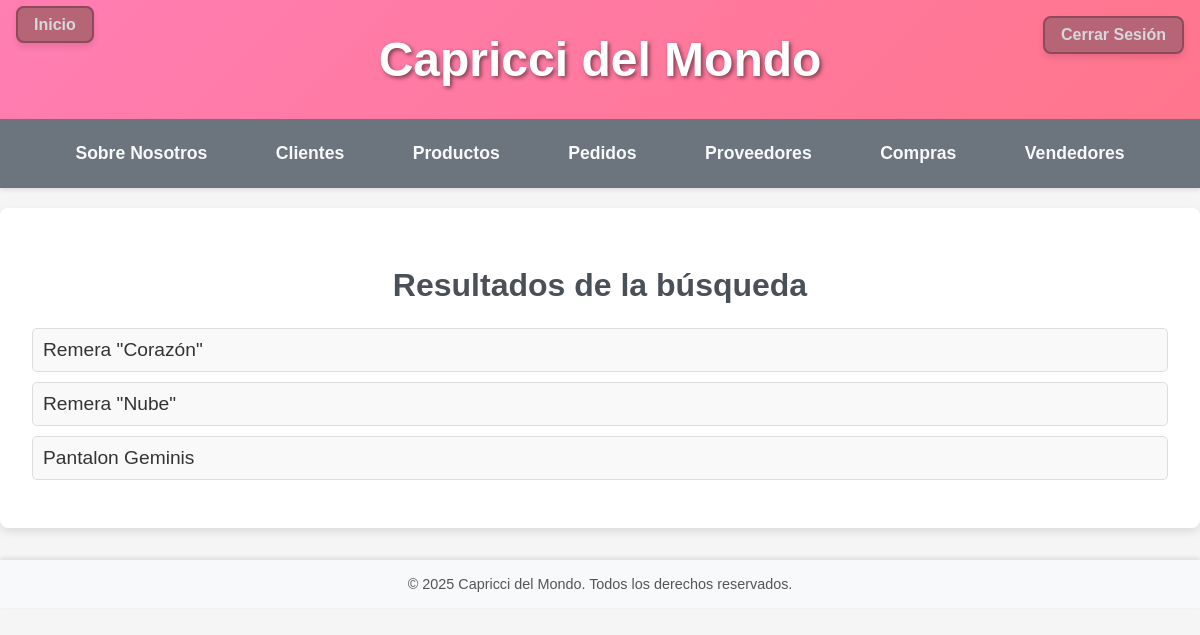
The app's page /buscar/ (signed in) with its own data.
### interno/models.py (models this page shows, shortened)
class Producto(models.Model):
    nombre = models.CharField(max_length=100)
    descripcion = models.TextField()
    precio = models.DecimalField(max_digits=10, decimal_places=2)
    stock = models.IntegerField()
    proveedor = models.ForeignKey('Proveedor', on_delete=models.CASCADE, null=True, blank=True)

### externo/views.py (the view)
# urls.py: path('buscar/', buscar, name='buscar'),
def buscar(request):
    query = request.GET.get('q', '')
    resultados = Producto.objects.filter(nombre__icontains=query)
    return render(request, 'externo/resultados_busqueda.html', {'resultados': resultados, 'query': query})

### externo/templates/externo/resultados_busqueda.html (shortened to what this page needs)
{% extends 'externo/base.html' %}
{% block contenido %}
<div class="container">
    <h2>Resultados de la búsqueda</h2>
    {% if resultados %}
        <ul>
            {% for resultado in resultados %}
                <li>{{ resultado.nombre }}</li>
            {% endfor %}
        </ul>
    {% else %}
        <p>No se encontraron resultados para tu búsqueda.</p>
    {% endif %}
</div>
{% endblock %}

### externo/templates/externo/base.html (style rules this page uses)
body { font-family: 'Poppins', sans-serif; background-color: #f5f5f5; color: #333; margin: 0; padding: 0; }
.container { max-width: 1200px; margin: 2rem auto; padding: 2rem; background-color: #fff; border-radius: 8px; box-shadow: 0 4px 8px rgba(0, 0, 0, 0.1); }
.container h2 { font-size: 2rem; margin-bottom: 1.5rem; color: #495057; text-align: center; }

### externo/templates/externo/resultados_busqueda.html (style rules this page uses)
.container { margin-top: 20px; }
h2 { color: #333; font-size: 1.8rem; margin-bottom: 15px; }
ul { list-style-type: none; padding: 0; }
ul li { background-color: #f9f9f9; border: 1px solid #ddd; border-radius: 5px; padding: 10px; margin-bottom: 10px; font-size: 1.2rem; }

### records on screen
Producto: nombre "Remera \"Corazón\""
Producto: nombre "Remera \"Nube\""
Producto: nombre "Pantalon Geminis"
